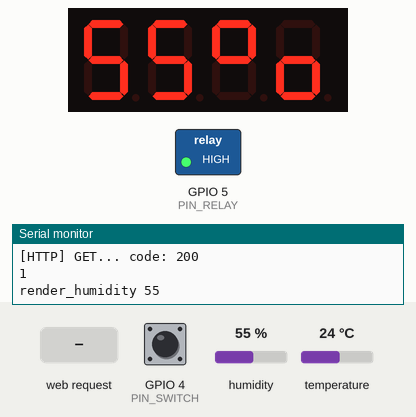
The sketch below on a simulated ESP8266 (NodeMCU). Shown: 4-digit seven-segment display, switched loads named in the sketch (green lamp = pin HIGH), the last lines printed to the serial monitor. Wiring (inferred from the names in the program): DHT11 sensor: data GPIO 2. The inputs (shaded band) are chosen by the test bench; at power-on: GPIO 4 (PIN_SWITCH) HIGH, humidity 55 %, temperature 24 °C. WiFi joins after 1.5 s; servers stay silent unless stated; network time is answered at once with the bench clock; the local clock reads 2024-03-15 10:24:30 at power-on unless the sketch sets it; web services answer with replies made up by the test bench.

Above: at 3.2 s.
3.3 s: GPIO 4 (PIN_SWITCH) pulled LOW for 0.15 s
At 6.1 s:
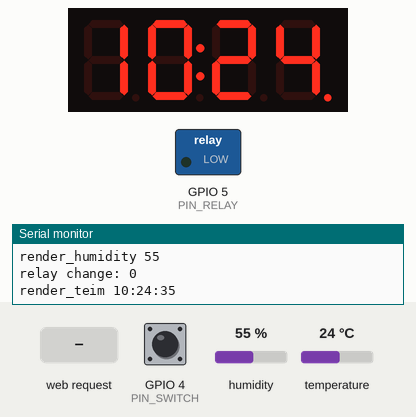
6.4 s: HTTP request GET /switch received
At 8.5 s:
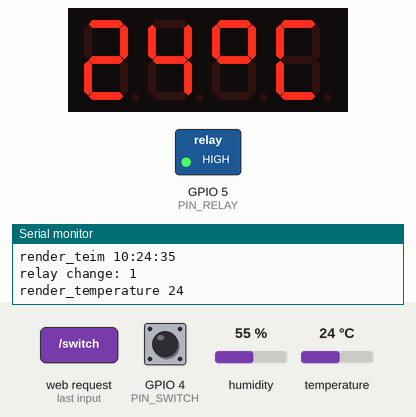
9.4 s: GPIO 4 (PIN_SWITCH) pulled LOW for 1 s
At 9.9 s:
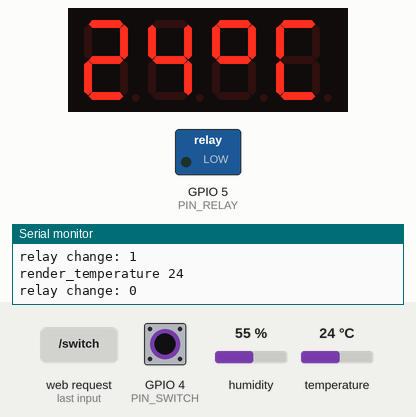
11.9 s: GPIO 4 (PIN_SWITCH) pulled LOW for 3.2 s
At 12.4 s:
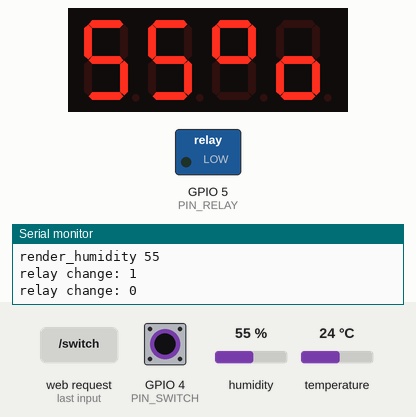
Timing chart, 0 to 16.6 s (numbered marks = the images above; inputs shaded):
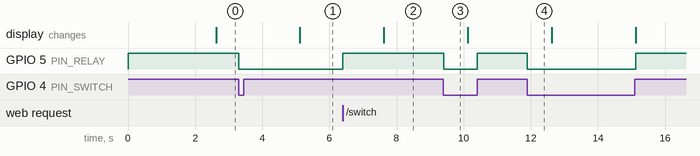

Measured:
- after the input at 3.3 s, GPIO 5 (PIN_RELAY): HIGH → LOW at once
- after the input at 6.4 s, GPIO 5 (PIN_RELAY): LOW → HIGH at once
- after the input at 9.4 s, GPIO 5 (PIN_RELAY): HIGH → LOW at once, → HIGH 1.0 s later
- after the input at 11.9 s, GPIO 5 (PIN_RELAY): HIGH → LOW at once, → HIGH 3.2 s later

The sketch:

SmartSwitch.ino
```cpp
#include <LiquidCrystal_I2C.h>
#include "DHT.h"

#include <NTPClient.h>
#include <WiFiUdp.h>

#include <ESP8266WiFi.h>
#include <ESP8266HTTPClient.h>
#include <WiFiClient.h>
#include <ESP8266WebServer.h>

#include <WiFiManager.h>
#include <TM1637Display.h>
#include <Value.h>
#include <Timer.h>

#define PIN_TEMP      2
#define PIN_DISP_CLK  13
#define PIN_DISP_DIO  12
#define PIN_SWITCH    4
#define PIN_RELAY     5
#define AP_NAME       "SmartSwitch1"

#define OBJ_OPEN	"{"
#define OBJ_CLOSE	"}"
#define OBJ_COMMA	","
#define COLON	":"
#define QUOTE		  "\""

DHT           dht_sensor(PIN_TEMP, DHT11);
TM1637Display disp(PIN_DISP_CLK, PIN_DISP_DIO);
ESP8266WebServer server(80);
WiFiUDP ntpUDP;
NTPClient timeClient(ntpUDP, "pool.ntp.org", 0, 60000);

Value<int> teplota( 0, 0, 99);
Value<int> vlhkost( 0, 0, 99 );
Value<int> relay( 1 );

Value<int> hour(0);

void setup() {
  Serial.begin(9600);
  while(!Serial);
  pinMode(PIN_RELAY, OUTPUT);
  digitalWrite(PIN_RELAY, HIGH);
  pinMode(PIN_SWITCH, INPUT_PULLUP);

  attachInterrupt(digitalPinToInterrupt(PIN_SWITCH), switch_isr, CHANGE);

  dht_sensor.begin();

  disp.setBrightness(10);

  uint8_t data[] = { 0xff, 0xff, 0xff, 0xff };
  disp.setSegments(data);

  connect_to_wifi();

  server.on("/", handle_root);
  server.on("/switch", handle_switch);
  server.on("/state", handle_state);
  server.begin();
  timeClient.begin();
  timeClient.update();
  timeClient.setTimeOffset( get_geo_time_offset() );
  hour.change( timeClient.getHours() );
}

void read_sensors() {

  for (int i = 0; i < 3; ++i) {
    float t = dht_sensor.readTemperature();
    float h = dht_sensor.readHumidity();
    if (isnan(t) || isnan(h)) {
      Serial.println("sensors read failed!");
      Serial.println(t);
      Serial.println(h);
      delay(2000);
      continue;
    }
    teplota.set( t );
    vlhkost.set( h );
    Serial.println("sensors read ok");
    break;
  }
}

Timer switch_isr_debounce(200, false, false);
void handle_switch() {
  if (!switch_isr_debounce.started()) {
    switch_isr_debounce.start();
    relay.set( !relay.get() );

	String json = OBJ_OPEN;
	json += QUOTE;
	json += "switch";
  json += QUOTE;
  json += COLON;
	json += relay.get() ? 0 : 1;
	json += OBJ_CLOSE;

  server.sendHeader("Access-Control-Allow-Origin", "*");
  server.send(200, "text/json", json);
  }
}

void handle_root() {
  String message = "<html><head><meta name=\"viewport\" content=\"width=device-width, initial-scale=1.0\"></head><body>";
  message += "<h1>Teplota: ";
  message += teplota.get();
  message += "&deg;C</h1>";
  message += "<h1>Vlhkost: ";
  message += vlhkost.get();
  message += "%</h1>";
  message += "</body></html>";

  server.sendHeader("Access-Control-Allow-Origin", "*");
  server.send(200, "text/html", message);
}

void handle_state() {
	String json = OBJ_OPEN;

	json += QUOTE;
	json += "teplota";
  json += QUOTE;
  json += COLON;
	json += teplota.get();
	json += OBJ_COMMA;

	json += QUOTE;
	json += "vlhkost";
	json += QUOTE;
  json += COLON;
	json += vlhkost.get();
	json += OBJ_COMMA;

	json += QUOTE;
	json += "switch";
  json += QUOTE;
  json += COLON;
	json += relay.get() ? 0 : 1;

	json += OBJ_CLOSE;

  server.sendHeader("Access-Control-Allow-Origin", "*");
	server.send(200, "text/json", json);
}

ICACHE_RAM_ATTR void switch_isr() {
  if (!switch_isr_debounce.started()) {
    switch_isr_debounce.start();
    relay.set( !relay.get() );
  }
}

Timer disp_change(2500, true, true);
void (*views[])() = {
  &render_temperature,
  &render_humidity,
  &render_time,
};
int view_count = sizeof(views) / sizeof(*views);
unsigned long current_view = 0;

const uint8_t deg_celsius[2] = {
  SEG_A | SEG_B | SEG_F | SEG_G,
  SEG_A | SEG_F | SEG_E | SEG_D
};
const uint8_t percent[2] = {
  SEG_A | SEG_B | SEG_F | SEG_G,
  SEG_G | SEG_E | SEG_C | SEG_D
};

Timer time_to_send(0, true, true);
void loop() {
  switch_isr_debounce.tick();

  int is_time_to_send = time_to_send.tick();
  time_to_send.start(30000);

  if (disp_change.tick()) {
    views[ ++current_view % view_count ]();
  }

  if (relay.change()) {
    Serial.print("relay change: ");
    Serial.println(relay.get());
    digitalWrite(PIN_RELAY, digitalRead(PIN_RELAY) == LOW ? HIGH : LOW);
  }

  if (is_time_to_send) {
    read_sensors();
  }

  if (WiFi.status() == WL_CONNECTED) {

    if ( is_time_to_send && teplota.change() ) {
      send(1, teplota.get());
    }

    if ( is_time_to_send && vlhkost.change() ) {
      send(2, vlhkost.get());
    }

    server.handleClient();
    timeClient.update();

    if (hour.change( timeClient.getHours() )) {
      timeClient.setTimeOffset( get_geo_time_offset() );

      // when offset changes hour, avoid update
      hour.change( timeClient.getHours() );
    }

  } else {
    connect_to_wifi();
  }
}
void send(int field, int value) {
  WiFiClient client;

  HTTPClient http;
  char format[] = "http://api.thingspeak.com/update?api_key=OKHVBY1KG4K61D7U&field%d=%d";
  char url[ sizeof(format) + 5 ];
  sprintf(url, format, field, value);

  Serial.print("[HTTP] send_temp begin...\n");
  Serial.println(url);
  if (http.begin(client, url)) {  // HTTP

    Serial.print("[HTTP] GET...\n");
    // start connection and send HTTP header
    int httpCode = http.GET();

    // httpCode will be negative on error
    if (httpCode > 0) {
      // HTTP header has been send and Server response header has been handled
      Serial.printf("[HTTP] GET... code: %d\n", httpCode);

      // file found at server
      if (httpCode == HTTP_CODE_OK || httpCode == HTTP_CODE_MOVED_PERMANENTLY) {
        String payload = http.getString();
        Serial.println(payload);
      }
    } else {
      Serial.printf("[HTTP] GET... failed, error: %s\n", http.errorToString(httpCode).c_str());
    }

    http.end();
  }
}

int get_geo_time_offset() {
  WiFiClient client;
  HTTPClient http;
  char url[] = "http://ip-api.com/line?fields=offset";
  Serial.print("[HTTP] get_geo_time_offset begin...\n");
  Serial.println(url);
  int offset = 0;
  if (http.begin(client, url)) {  // HTTP

    Serial.print("[HTTP] GET...\n");
    // start connection and send HTTP header
    int httpCode = http.GET();

    // httpCode will be negative on error
    if (httpCode > 0) {
      // HTTP header has been send and Server response header has been handled
      Serial.printf("[HTTP] GET... code: %d\n", httpCode);

      // file found at server
      if (httpCode == HTTP_CODE_OK || httpCode == HTTP_CODE_MOVED_PERMANENTLY) {
        String payload = http.getString();
        offset = payload.toInt();
        Serial.println(offset);
      }
    } else {
      Serial.printf("[HTTP] GET... failed, error: %s\n", http.errorToString(httpCode).c_str());
    }

    http.end();
  }

  return offset;
}

void render_temperature() {
  Serial.print("render_temperature ");
  Serial.println(teplota.get());
  disp.showNumberDec(teplota.get(), false, 2, 0);
  disp.setSegments(deg_celsius, 2, 2);
}

void render_humidity() {
  Serial.print("render_humidity ");
  Serial.println(vlhkost.get());
  disp.showNumberDec(vlhkost.get(), false, 2, 0);
  disp.setSegments(percent, 2, 2);
}

void render_time() {
  Serial.print("render_teim ");
  Serial.println(timeClient.getFormattedTime());
  disp.showNumberDecEx(timeClient.getHours(), 0b01000000, true, 2, 0);
  disp.showNumberDecEx(timeClient.getMinutes(), 0b01000000, true, 2, 2);
}

void connect_to_wifi() {
  WiFiManager wifiManager;
  wifiManager.autoConnect(AP_NAME);
}
```
